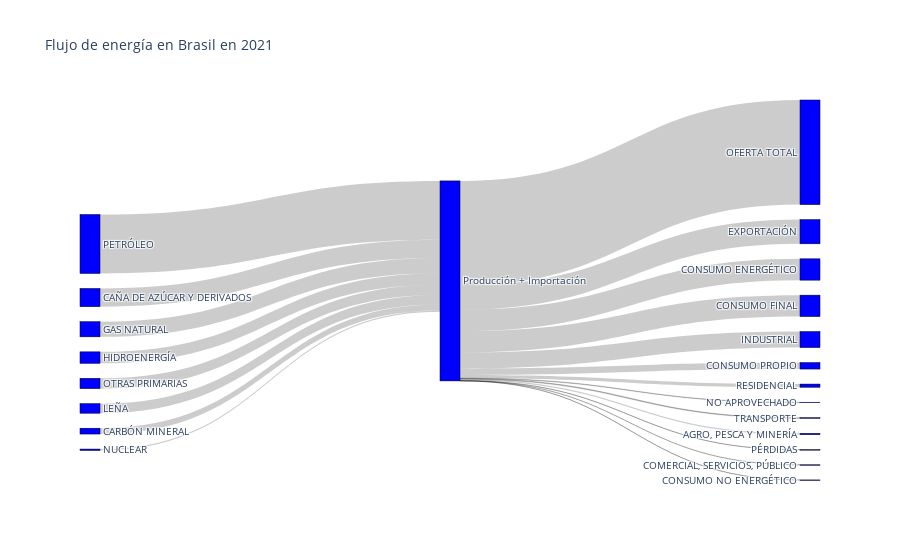

The code cell stored with this chart in its notebook:
### Code cell
import plotly.graph_objects as go
import numpy as np

# Fuentes de energía (columnas "O.T. ...")
fuentes = ["PETRÓLEO", "GAS NATURAL", 
           "CARBÓN MINERAL", "HIDROENERGÍA", "NUCLEAR",
           "OTRAS PRIMARIAS", "LEÑA", "CAÑA DE AZÚCAR Y DERIVADOS"]

# Sectores de consumo (valores únicos en la columna "Consumo Final")
sectores = df_matriz["Consumo Final"].unique()

# Crear listas para guardar los datos del diagrama de Sankey
labels = list(fuentes) + ['Producción + Importación'] + list(sectores)  # las etiquetas son las fuentes y los sectores
source = []  # índices de las fuentes
target = []  # índices de los destinos
value = []  # valores de los flujos

# Llenar las listas source, target y value para los nodos de las fuentes a 'Producción + Importación'
for i, fuente in enumerate(fuentes):
    valor = df_matriz.loc[(df_matriz["Consumo Final"] == "PRODUCCIÓN") | (df_matriz["Consumo Final"] == "IMPORTACIÓN"), fuente].sum()
    if not np.isnan(valor):  # ignorar los valores NaN
        source.append(i)
        target.append(len(fuentes))  # el índice del nodo de 'Producción + Importación' es después de los índices de las fuentes
        value.append(valor)

# Llenar las listas source, target y value para los nodos de 'Producción + Importación' a los sectores
for j, sector in enumerate(sectores):
    if sector not in ['PRODUCCIÓN', 'IMPORTACIÓN']:  # ignorar las filas de 'Producción' e 'Importación'
        valor = df_matriz.loc[df_matriz["Consumo Final"] == sector, fuentes].sum().sum()  # sumar todos los valores para este sector
        if not np.isnan(valor):  # ignorar los valores NaN
            source.append(len(fuentes))  # el índice del nodo de 'Producción + Importación' es después de los índices de las fuentes
            target.append(len(fuentes) + j + 1)  # los índices de los destinos empiezan después del índice de 'Producción + Importación'
            value.append(valor)

# Crear el diagrama de Sankey
fig = go.Figure(data=[go.Sankey(
    node = dict(
        pad = 15,
        thickness = 20,
        line = dict(color = "black", width = 0.5),
        label = labels,
        color = "blue"
    ),
    link = dict(
        source = source,
        target = target,
        value = value
    )
)])

fig.update_layout(title_text="Flujo de energía en Brasil en 2021", font_size=10)
fig.show()

### Figure 1 — Plotly figure (JSON) as saved in the notebook; plotly's stock layout.template omitted (floating-point values rounded to 4 significant figures)
{"data": [{"link": {"source": [0, 1, 2, 3, 4, 5, 6, 7, 8, 8, 8, 8, 8, 8, 8, 8, 8, 8, 8, 8, 8, 8, 8, 8, 8, 8, 8, 8, 8, 8, 8, 8, 8, 8], "target": [8, 8, 8, 8, 8, 8, 8, 8, 9, 12, 13, 14, 15, 16, 17, 18, 19, 20, 21, 22, 23, 24, 25, 26, 27, 28, 29, 30, 31, 32, 33, 34, 35, 36], "value": [160100.0, 41170.0, 15850.0, 31130.0, 3836.0, 28040.0, 26020.0, 49470.0, 0, 65720.0, -4539.0, 1218.0, 284100.0, -92550.0, -58190.0, -17700.0, -2584.0, -7346.0, -7850.0, -15540.0, -6324.0, -208100.0, 17590.0, 259.4, -0.1857, 1903.0, 43490.0, 8594.0, 395.7, 3557.0, 0, 57940.0, 215.9, 58160.0]}, "node": {"color": "blue", "label": ["PETRÓLEO", "GAS NATURAL", "CARBÓN MINERAL", "HIDROENERGÍA", "NUCLEAR", "OTRAS PRIMARIAS", "LEÑA", "CAÑA DE AZÚCAR Y DERIVADOS", "Producción + Importación", null, "PRODUCCIÓN", "IMPORTACIÓN", "EXPORTACIÓN", "VARIACIÓN DE INVENTARIOS", "NO APROVECHADO", "OFERTA TOTAL", "REFINERÍAS", "CENTRALES ELÉCTRICAS", "AUTOPRODUCTORES", "CENTROS DE GAS", "CARBONERA", "COQUERÍA Y ALTOS HORNOS", "DESTILERÍA", "OTROS CENTROS ", "TOTAL TRANSFORMACIÓN", "CONSUMO PROPIO", "PÉRDIDAS", "AJUSTE", "TRANSPORTE", "INDUSTRIAL", "RESIDENCIAL", "COMERCIAL, SERVICIOS, PÚBLICO", "AGRO, PESCA Y MINERÍA", "CONSTRUCCIÓN Y OTROS", "CONSUMO ENERGÉTICO", "CONSUMO NO ENERGÉTICO", "CONSUMO FINAL"], "line": {"color": "black", "width": 0.5}, "pad": 15, "thickness": 20}, "type": "sankey"}], "layout": {"font": {"size": 10}, "title": {"text": "Flujo de energía en Brasil en 2021"}}}
